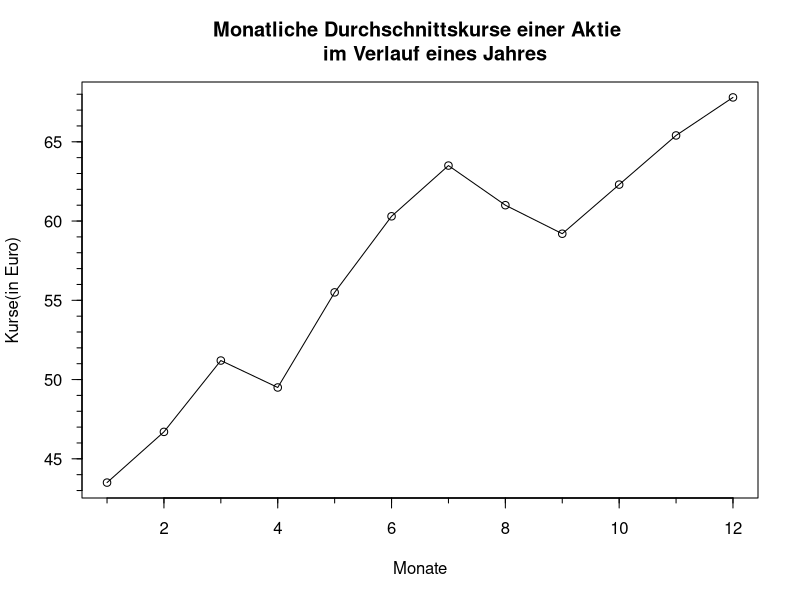

This chart was generated by the following R code:
myData = c(43.50,46.70,51.20,49.50,55.50,60.30,63.50,61.00,59.20,62.30,65.40,67.80)
xdata = c(1:12)
# par(las=1)bewirkt senkrechte Darstellung 
# der Tabelen an der vertikalen Achsen
par(las = 1)
plot(xdata, myData,type = "o",
     main = "Monatliche Durchschnittskurse einer Aktie 
     im Verlauf eines Jahres",ylab = "Kurse(in Euro)",
xlab = "Monate")
library(Hmisc)
minor.tick(nx=2,ny=5)

#points(myData)
# barplot(myData,main = "Monatliche Durchschnittskurse einer Aktie im Verlauf eines Jahres")



myData[1]
